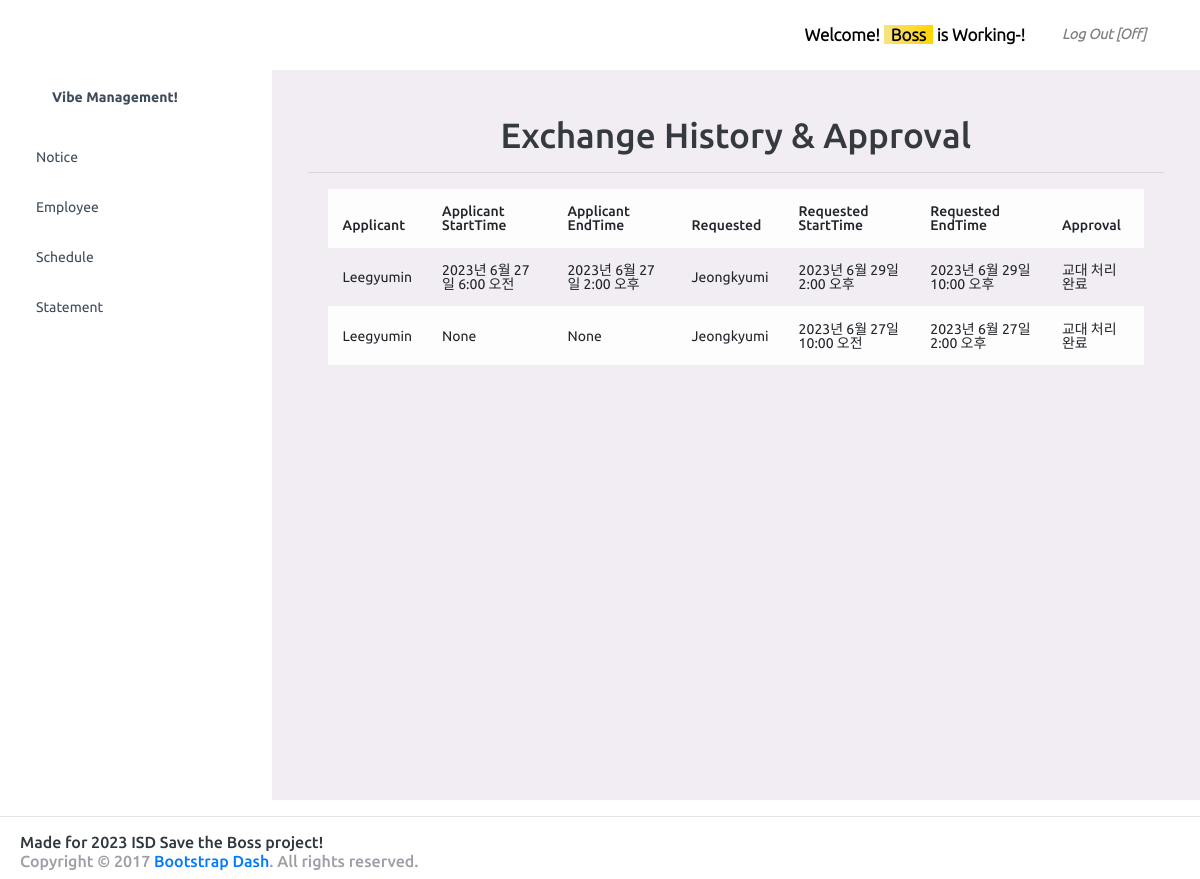
The app's page /mgmt/schedule_exchange_confirm (signed in) with its own data.
### management/models.py (models this page shows, shortened)
class Schedule_exchange(models.Model):
    employee1 = models.ForeignKey(Employee, related_name="exchange_employee1", on_delete=models.CASCADE, db_column="emp_id1")
    employee2 = models.ForeignKey(Employee, related_name="exchange_employee2", on_delete=models.CASCADE, db_column="emp_id2")
    start1 = models.DateTimeField(null=True)
    start2 = models.DateTimeField()
    end1 = models.DateTimeField(null=True)
    end2 = models.DateTimeField()
    approval = models.BooleanField(default=False)

class Employee(models.Model):
    emp_id = models.AutoField(primary_key=True)
    emp_name = models.CharField(max_length=20)
    emp_birth = models.DateField()
    emp_gender = models.CharField(max_length=1)
    emp_address = models.CharField(max_length=45)
    emp_phone = models.CharField(max_length=45)
    emp_account = models.CharField(max_length=45)
    emp_email = models.EmailField()  # email
    emp_plus = models.IntegerField(default=0)

### management/views.py (the view)
# urls.py: path('schedule_exchange_confirm', views.schedule_exchange_confirm, name='schedule_exchange_boss'),
def schedule_exchange_confirm(request):
    exchanges = Schedule_exchange.objects.filter(approval=True)
    return render(request, 'management/schedule_exchange_boss.html', {'exchanges': exchanges})

### templates/management/schedule_exchange_boss.html
{% extends "index/base.html" %}
{% block content %}
<body>
<h1><center>Exchange History & Approval </center></h1><hr>
<div class="container">
<table class="table table-striped table-light">
        <thead>
          <tr>
             <th>Applicant</th>
             <th>Applicant StartTime</th>
             <th>Applicant EndTime</th>
             <th>Requested</th>
             <th>Requested StartTime</th>
             <th>Requested EndTime</th>
             <th>Approval</th>
          </tr>
        </thead>
          <tr>
          {% for e in exchanges %}
            <td> {{ e.employee1.emp_name }} </td>
            <td> {{ e.start1 }}</td>
            <td> {{ e.end1 }}</td>
            <td> {{ e.employee2.emp_name }} </td>
            <td> {{ e.start2 }}</td>
            <td> {{ e.end2 }}</td>
            <td> {% if e.approval %}
                    교대 처리 완료
                {% else %}
                    {{ e.approval }}
                {% endif %} </td>
              </tr>
          {%endfor%}
        </table>
</div>
<link rel="stylesheet" href="/static/css/style.css">
</body>
{% endblock %}

### templates/index/base.html (shortened to what this page needs)
{% load socialaccount %}
{% load static %}
<html>
<head>
    <link rel="stylesheet" href="/static/vendors/css/vendor.bundle.base.css">
    <link rel="stylesheet" href="/static/css/style.css">
</head>
<body>
<div class="container-scroller">
    <nav class="navbar default-layout-navbar col-lg-12 col-12 p-0 fixed-top d-flex flex-row">
        <div class="text-center navbar-brand-wrapper d-flex align-items-center justify-content-center">
        </div>
        <div class="navbar-menu-wrapper d-flex align-items-stretch">
            <ul class="navbar-nav navbar-nav-right ">
                <li class="nav-item nav-profile ">
                    <div class="nav-profile-text" style="font-size: 17px; font-weight: bold; padding-right: 2rem;">
                        <span class="mb-5 text-black"> Welcome! <span
                                class="bg-gradient-warning" style="padding-right: 7px;padding-left: 7px;"> {{ user.first_name }}</span> is Working-! </span>
                    </div>
                </li>
                <li class="nav-item nav-logout d-none d-lg-block">
                    {% if user.is_authenticated %}
                        <a href="{% url 'logout' %}" style="padding: 5px; font-weight: bold;">
                            <i class="mdi mdi-power text-black-50"> Log Out [Off] </i>
                        </a>
                    {% endif %}
                </li>
                <li class="nav-item nav-settings d-none d-lg-block">
                </li>
            </ul>
        </div>
    </nav>
    <div class="container-fluid page-body-wrapper ">
        <nav class="sidebar sidebar-offcanvas" style="width: 275px !important;"  id="sidebar">
            <ul class="nav position-fixed" style="width: 265px !important;" >
                <li class="nav-item nav-profile"  style="padding-right: 0px !important;">
                    <a href="#" class="nav-link">
                        <div class="nav-profile-text d-flex flex-column">
                            <span class="font-weight-bold mb-2"> Vibe Management! </span>
                        </div>
                    </a>
                </li>
                <li class="nav-item">
                    <a class="nav-link" href="{% url 'notice_list' %}">
                        <span class="menu-title">Notice</span>
                    </a>
                </li>
                <li class="nav-item">
                     {% if user.username == 'boss' %}
                        <a class="nav-link" href="{% url 'list_employees' %}">
                            <span class="menu-title">Employee</span>
                        </a>
                    {% endif %}
                </li>
                <li class="nav-item" style="width: 257px !important; padding-right: 16px !important;">
                    <a class="nav-link" data-toggle="collapse" href="#general-pages" aria-expanded="false"
                       aria-controls="general-pages">
                        <span class="menu-title"> Schedule </span>
                    </a>
                </li>
                <li class="nav-item" style="width: 257px !important; padding-right: 16px !important;">
                    <a class="nav-link" data-toggle="collapse" href="#general-pages2" aria-expanded="false"
                       aria-controls="general-pages">
                        <span class="menu-title"> Statement </span>
                    </a>
                </li>
            </ul>
        </nav>
        <div class="main-panel">
            <div class="content-wrapper">
                {% block content %}
                {% endblock %}
            </div>
        </div>
    </div>
</div>
<hr>
{% block footer %}
    {% include 'index/info.html' %}
{% endblock %}
</body>
</html>

### records on screen
Schedule_exchange: employee1.emp_name "Leegyumin", start1 "2023년 6월 27일 6:00 오전", end1 "2023년 6월 27일 2:00 오후", employee2.emp_name "Jeongkyumi", start2 "2023년 6월 29일 2:00 오후", end2 "2023년 6월 29일 10:00 오후", approval "교대 처리 완료"
Schedule_exchange: employee1.emp_name "Leegyumin", start1 "None", end1 "None", employee2.emp_name "Jeongkyumi", start2 "2023년 6월 27일 10:00 오전", end2 "2023년 6월 27일 2:00 오후", approval "교대 처리 완료"

### other values on screen
{{ user.first_name }} "Boss"
